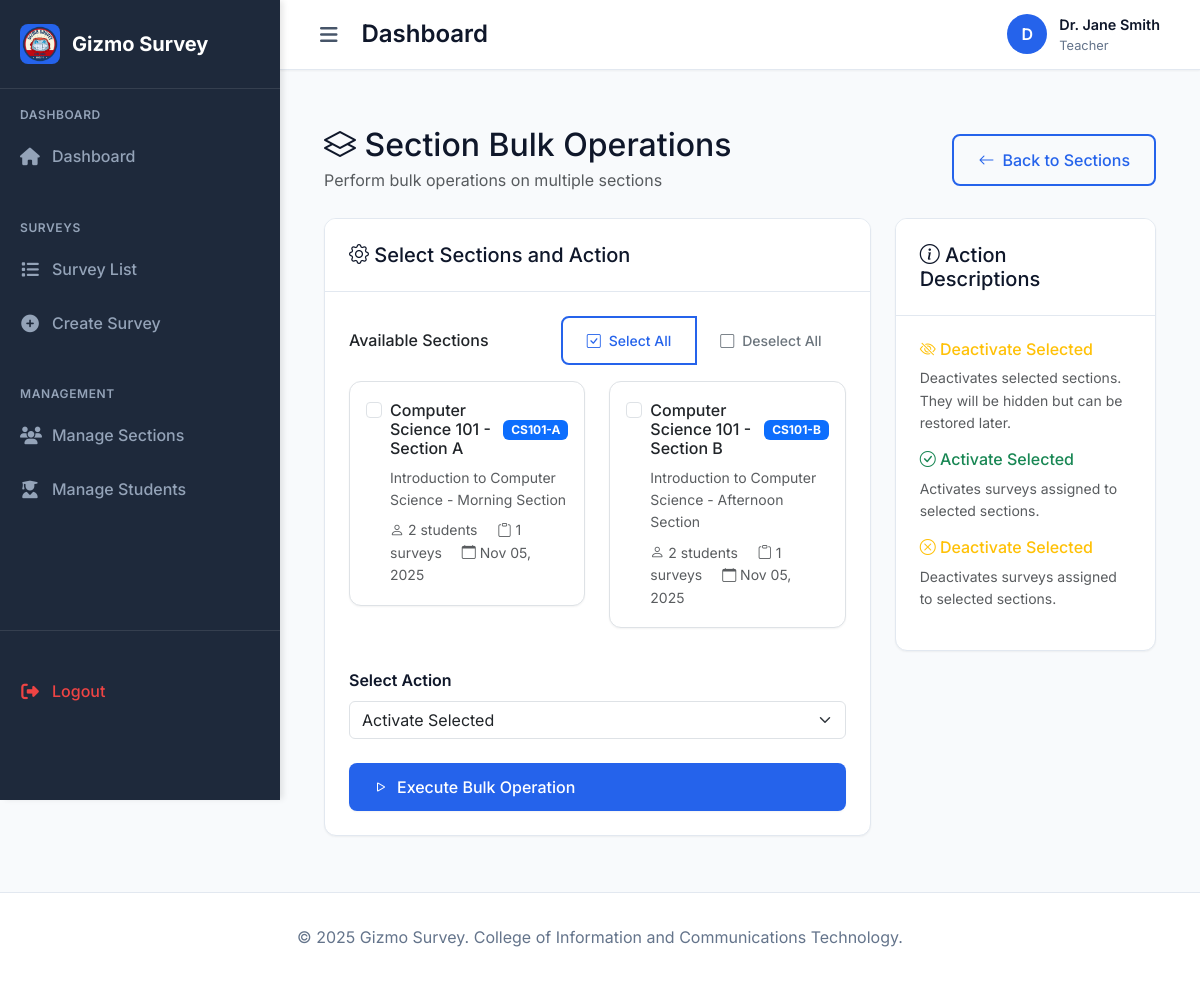
The page /teacher/sections/bulk/ (signed in) on the database as committed earlier.
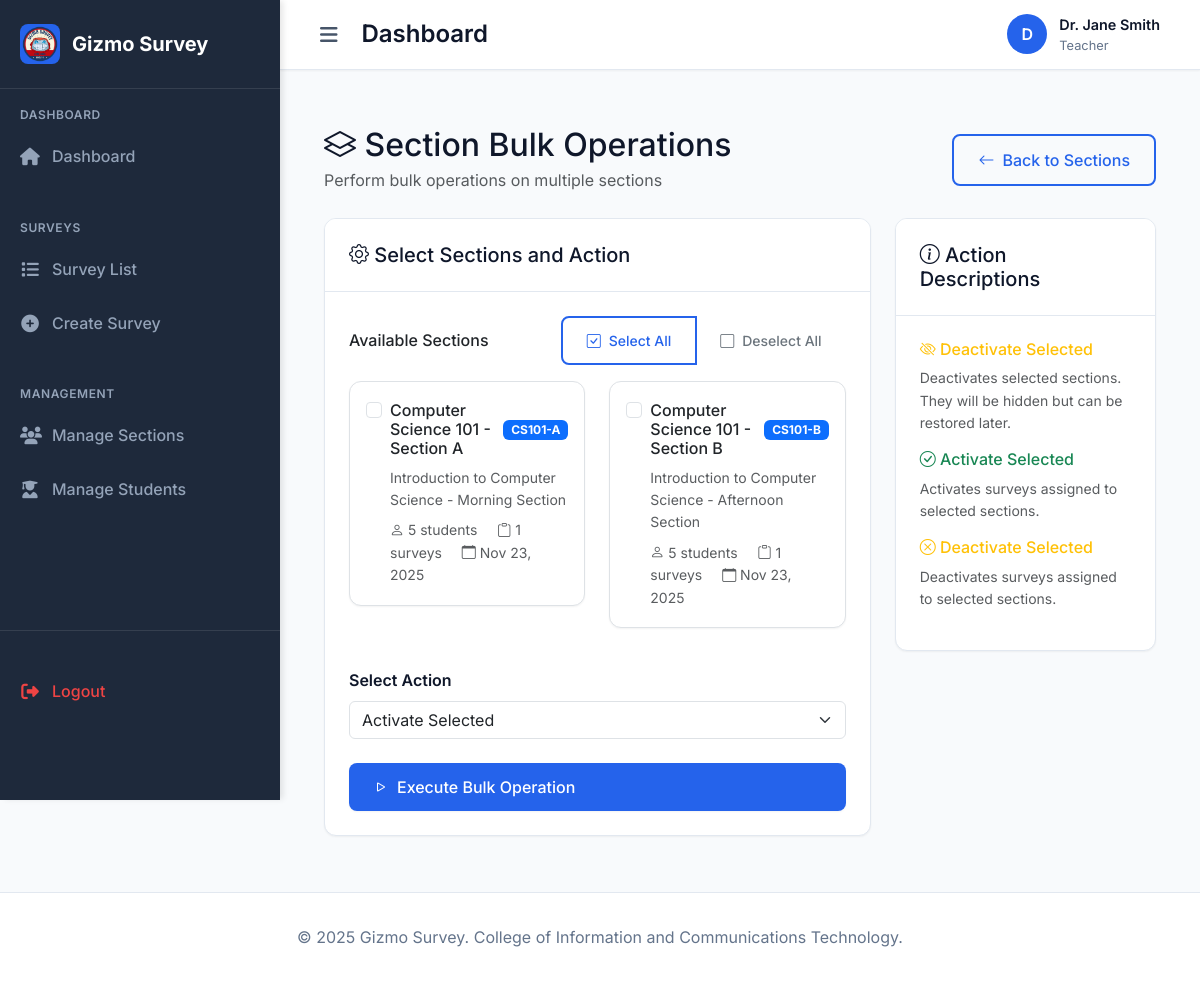
The same page on the database as committed later.
### myapp/models.py (models this page shows, shortened)
class Section(models.Model):
    name = models.CharField(max_length=100)
    code = models.CharField(max_length=20, unique=True)
    description = models.TextField(blank=True)
    is_active = models.BooleanField(default=True, help_text="Whether this section is active (not soft deleted)")
    created_at = models.DateTimeField(auto_now_add=True)

### myapp/views.py (the view)
# urls.py: path('teacher/sections/bulk/', views.section_bulk_operations, name='section_bulk_operations'),
@login_required
def section_bulk_operations(request):
    profile = UserProfile.objects.get(user=request.user)
    if profile.role != 'teacher':
        messages.error(request, 'Access denied. Teacher access required.')
        return redirect('home')
    if request.method == 'POST':
        form = SectionBulkForm(request.POST)
        if form.is_valid():
            action = form.cleaned_data['action']
            section_ids = form.cleaned_data['section_ids'].split(',')
            sections = Section.objects.filter(id__in=section_ids)
            if action == 'delete':
                count = sections.count()
                total_students_deactivated = 0
                for section in sections:
                    students_in_section = UserProfile.objects.filter(section=section, role='student', is_active=True)
                    student_count = students_in_section.count()
                    if student_count > 0:
                        total_students_deactivated += student_count
                    section.is_active = False
                    section.save()
                if total_students_deactivated > 0:
                    messages.success(request, f'{count} sections deactivated successfully! {total_students_deactivated} student(s) are in these sections.')
                else:
                    messages.success(request, f'{count} sections deactivated successfully!')
            elif action == 'activate':
                surveys = Survey.objects.filter(sections__in=sections)
                surveys.update(is_active=True)
                messages.success(request, f'Surveys assigned to selected sections activated!')
            elif action == 'deactivate':
                surveys = Survey.objects.filter(sections__in=sections)
                surveys.update(is_active=False)
                messages.success(request, f'Surveys assigned to selected sections deactivated!')
            return redirect('manage_sections')
    else:
        form = SectionBulkForm()
    sections = Section.objects.filter(is_active=True).annotate(
        student_count=models.Count('userprofile', filter=models.Q(userprofile__role='student'))
    ).order_by('name')
    context = {
        'sections': sections,
        'form': form,
        'profile': profile,
    }
    return render(request, 'myapp/section_bulk_operations.html', context)

### myapp/forms.py
class SectionBulkForm(forms.Form):
    ACTION_CHOICES = [
        ('activate', 'Activate Selected'),
        ('deactivate', 'Deactivate Selected'),
    ]
    action = forms.ChoiceField(choices=ACTION_CHOICES, widget=forms.Select(attrs={'class': 'form-select'}))
    section_ids = forms.CharField(widget=forms.HiddenInput())

### myapp/templates/myapp/section_bulk_operations.html (shortened to what the changed rows need)
{% extends 'myapp/base.html' %}
{% block content %}
<div class="container-fluid py-4">
    <div class="row">
        <div class="col-12">
            <div class="d-flex justify-content-between align-items-center mb-4">
                <div>
                    <h2 class="mb-1">
                        <i class="bi bi-layers"></i> Section Bulk Operations
                    </h2>
                </div>
            </div>
        </div>
    </div>
    <div class="row">
        <div class="col-lg-8">
            <div class="card">
                <div class="card-body">
                    <form method="post" id="bulkForm">
                        <div class="mb-4">
                            <div class="row">
                                {% for section in sections %}
                                    <div class="col-md-6 mb-3">
                                        <div class="card border">
                                            <div class="card-body p-3">
                                                <div class="form-check">
                                                    <input class="form-check-input section-checkbox" type="checkbox"
                                                           value="{{ section.id }}" id="section_{{ section.id }}">
                                                    <label class="form-check-label w-100" for="section_{{ section.id }}">
                                                        <div class="d-flex justify-content-between align-items-start">
                                                            <div class="flex-grow-1">
                                                                <div class="d-flex align-items-center mb-2">
                                                                    <h6 class="mb-0">{{ section.name }}</h6>
                                                                    <span class="badge bg-primary ms-2">{{ section.code }}</span>
                                                                </div>
                                                                {% if section.description %}
                                                                    <p class="text-muted small mb-2">{{ section.description }}</p>
                                                                {% endif %}
                                                                <div class="small text-muted">
                                                                    <span class="me-3">
                                                                        <i class="bi bi-person"></i>
                                                                        {{ section.userprofile_set.count }} students
                                                                    </span>
                                                                    <span class="me-3">
                                                                        <i class="bi bi-clipboard"></i>
                                                                        {{ section.surveys.count }} surveys
                                                                    </span>
                                                                    <span>
                                                                        <i class="bi bi-calendar"></i>
                                                                        {{ section.created_at|date:"M d, Y" }}
                                                                    </span>
                                                                </div>
                                                            </div>
                                                        </div>
                                                    </label>
                                                </div>
                                            </div>
                                        </div>
                                    </div>
                                {% endfor %}
                            </div>
                        </div>
                    </form>
                </div>
            </div>
        </div>
    </div>
</div>
{% endblock %}

Rows that differ between the two databases and show on the page:
changed Section "Computer Science 101 - Section A": userprofile_set.count "2" → "5"; created_at "Nov 05, 2025" → "Nov 23, 2025"
changed Section "Computer Science 101 - Section B": userprofile_set.count "2" → "5"; created_at "Nov 05, 2025" → "Nov 23, 2025"
